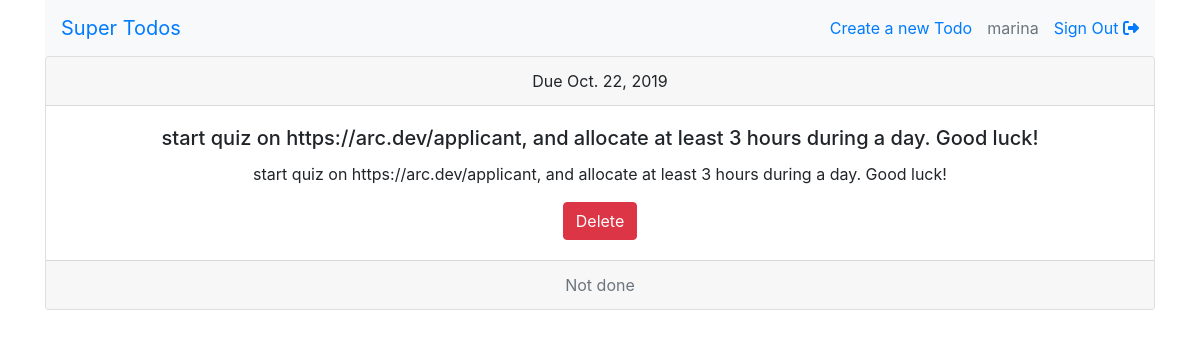
/todo/1/ (signed in), run on the app's committed database.
### main/models.py (models this page shows, shortened)
class Todo(models.Model):
    TODO = 'todo'
    IN_PROGRESS = 'in-progress'
    DONE = 'done'
    STATE_CHOICES = [
        (TODO, 'To Do'),
        (IN_PROGRESS, 'In Progress'),
        (DONE, 'Done')
    ]
    description = models.TextField()
    due_date = models.DateField()
    state = models.CharField(
        max_length=11,
        choices=STATE_CHOICES,
        default=TODO
    )
    def _title(self):
        nl = self.description.find("\n")
        lb = min(120, nl) if nl > -1 else 120
        return self.description[:lb]
    title = property(_title)

### main/views.py (the view)
# urls.py: path('todo/<int:pk>/', TodoDetailsView.as_view(), name='todo_detail'),
class TodoDetailsView(LoginRequiredMixin,DetailView):
    login_url = '/login/'
    model = Todo

### main/templates/main/todo_detail.html (shortened to what this page needs)
{% extends "base.html" %}
{% block main_content %}
  <div class="card text-center">
    <div class="card-header">
      Due {{ todo.due_date }}
    </div>
    <div class="card-body">
      <h5 class="card-title">{{ todo.title }}</h5>
      <p class="card-text">{{ todo.description }}</p>
      <a class="btn btn-danger" href="{% url 'todo_delete' pk=todo.pk %}">Delete</a>
    </div>
    <div class="card-footer text-muted">
      {% if not todo.done %}Not {% endif %}done
    </div>
  </div>
{% endblock %}

### main/templates/base.html (shortened to what this page needs)
{% load static %}
<!DOCTYPE html>
<html lang="en">
  <head>
    <link rel="stylesheet" href="{% static 'css/bootstrap.min.css' %}"/>
    <link rel="stylesheet" href="{% static 'css/gijgo.min.css' %}"/>
    <link rel="stylesheet" href="{% static 'css/style.css' %}"/>
  </head>
  <body>
    <div class="container">
      <nav class="navbar nav bg-light">
          <a class="navbar-brand" href="{% url 'index' %}">Super Todos</a>
          <ul class="navbar-nav flex-row justify-content-end">
            <li><a class="nav-link" href="{% url 'todo_create' %}">Create a new Todo</a></li>
          {% if request.user.is_authenticated %}
            <li>
                <a class="nav-link disabled" href="#" tabindex="-1" aria-disabled="true">{{ request.user.username }}</a>
            </li>
            <li>
              <a class="nav-link" href="{% url 'signout' %}">Sign Out <i class="fas fa-sign-out-alt"></i></a>
            </li>
          {% endif %}
          </ul>
      </nav>
      {% block main_content %}{% endblock %}
    </div>
  </body>
</html>

### static/css/style.css (style rules this page uses)
ul.navbar-nav li { display: inline-flex; margin-left: 15px; }

### data on the page
Todo: due_date "Oct. 22, 2019", title "start quiz on https://arc.dev/applicant, and allocate at least 3 hours during a day. Good luck!", description "start quiz on https://arc.dev/applicant, and allocate at least 3 hours during a day. Good luck!"

### other printed values
{{ request.user.username }} "marina"
